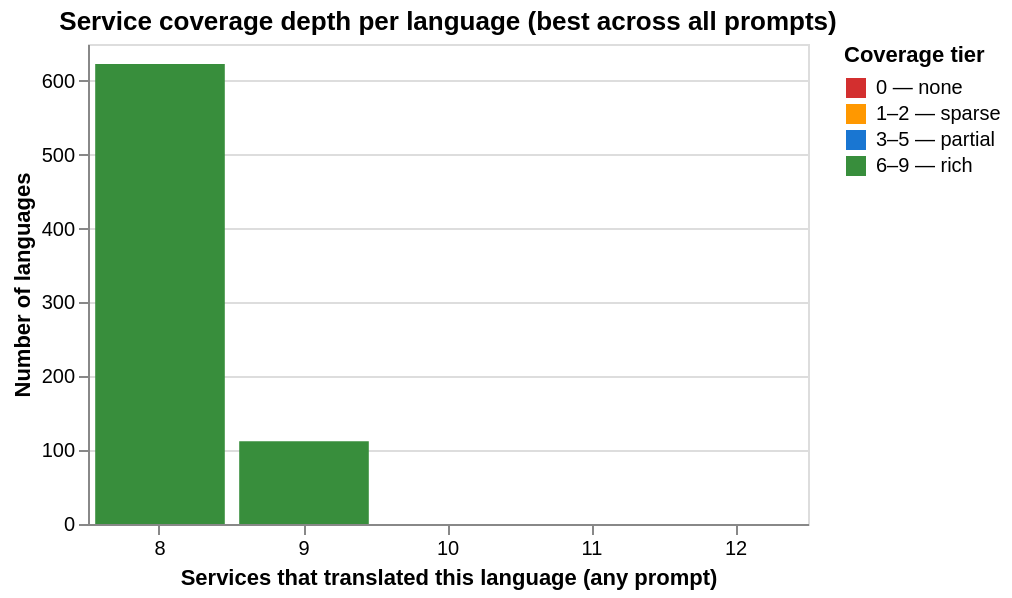

Notebook code for this chart:
### Markdown cell above
### Languages with Zero Coverage

These are the most interesting cases for the paper — languages where the pipeline produced nothing at all. Are they low-resource languages? Script-diverse languages? Languages where 'Digital Humanities' genuinely has no circulation?

### Code cell
term = TARGET_TERMS[0]
df_all = all_dfs[term].copy()
df_all["language_family"] = df_all["language_code"].apply(get_language_family)

all_svc_cols = {**BASELINE_SERVICES, **LLM_SERVICES}
svc_cols = [c for c in all_svc_cols.values() if c in df_all.columns]

# A service "covers" a language if it succeeded in at least one prompt variant
coverage = df_all.groupby("language_code")[svc_cols].agg(lambda x: x.notna().any()).reset_index()
lang_meta = df_all[["language_code", "language_name", "language_family"]].drop_duplicates("language_code")
baseline = coverage.merge(lang_meta, on="language_code")
baseline["n_services"] = baseline[svc_cols].sum(axis=1)

TIERS = {"0 — none": (0,0), "1–2 — sparse": (1,2), "3–5 — partial": (3,5), "6–9 — rich": (6,9)}
def tier(n):
    for label, (lo, hi) in TIERS.items():
        if lo <= n <= hi: return label
    return "other"
baseline["tier"] = baseline["n_services"].apply(tier)

tier_order = list(TIERS.keys())
hist = alt.Chart(baseline).mark_bar().encode(
    x=alt.X("n_services:O", title="Services that translated this language (any prompt)", axis=alt.Axis(labelAngle=0)),
    y=alt.Y("count():Q", title="Number of languages"),
    color=alt.Color("tier:N", sort=tier_order,
        scale=alt.Scale(domain=tier_order, range=["#d32f2f","#ff9800","#1976d2","#388e3c"]),
        title="Coverage tier"),
    tooltip=["n_services:O", "count():Q", "tier:N"],
).properties(width=360, height=240, title="Service coverage depth per language (best across all prompts)")

low_cov = baseline[baseline["n_services"] <= 3][
    ["language_code","language_name","language_family","n_services","tier"]
].sort_values(["n_services","language_family"]).reset_index(drop=True)

print(f"Zero coverage: {(baseline['n_services']==0).sum()} | Sparse (1-3): {((baseline['n_services']>=1)&(baseline['n_services']<=3)).sum()}. Only sparse languages: {low_cov['language_name'].tolist()}")

hist

### Figure 1 — Vega specification as saved in the notebook (floating-point values rounded to 4 significant figures)
{"$schema": "https://vega.github.io/schema/vega/v6.json", "data": [{"name": "source_0", "values": [{"__count": 112, "__count_end": 112.0, "__count_start": 0.0, "n_services": 9, "tier": "6–9 — rich"}, {"__count": 623, "__count_end": 623.0, "__count_start": 0.0, "n_services": 8, "tier": "6–9 — rich"}, {"__count": 41, "__count_end": 41.0, "__count_start": 0.0, "n_services": 11, "tier": "other"}, {"__count": 80, "__count_end": 80.0, "__count_start": 0.0, "n_services": 10, "tier": "other"}, {"__count": 24, "__count_end": 24.0, "__count_start": 0.0, "n_services": 12, "tier": "other"}]}, {"name": "source_0_x_domain_n_services", "values": [{"n_services": 9}, {"n_services": 8}, {"n_services": 11}, {"n_services": 10}, {"n_services": 12}]}], "marks": [{"type": "rect", "name": "marks", "from": {"data": "source_0"}, "encode": {"update": {"y": {"field": "__count_end", "scale": "y"}, "tooltip": {"signal": "{\"n_services\": isValid(datum[\"n_services\"]) ? datum[\"n_services\"] : \"\"+datum[\"n_services\"], \"Count of Records\": format(datum[\"__count\"], \"\"), \"tier\": isValid(datum[\"tier\"]) ? datum[\"tier\"] : \"\"+datum[\"tier\"]}"}, "fill": {"field": "tier", "scale": "color"}, "x": {"field": "n_services", "scale": "x"}, "y2": {"field": "__count_start", "scale": "y"}, "width": {"signal": "max(0.25, bandwidth('x'))"}}}, "style": ["bar"]}], "scales": [{"name": "x", "type": "band", "domain": {"data": "source_0_x_domain_n_services", "field": "n_services", "sort": true}, "range": [0, {"signal": "width"}], "paddingInner": 0.1, "paddingOuter": 0.05}, {"name": "y", "type": "linear", "domain": {"data": "source_0", "fields": ["__count_start", "__count_end"]}, "range": [{"signal": "height"}, 0], "zero": true, "nice": true}, {"name": "color", "type": "ordinal", "domain": ["0 — none", "1–2 — sparse", "3–5 — partial", "6–9 — rich"], "range": ["#d32f2f", "#ff9800", "#1976d2", "#388e3c"]}], "axes": [{"scale": "y", "aria": false, "minExtent": 0, "ticks": false, "domain": false, "orient": "left", "tickCount": {"signal": "ceil(height/40)"}, "gridScale": "x", "grid": true, "zindex": 0, "maxExtent": 0, "labels": false}, {"scale": "x", "grid": false, "title": "Services that translated this language (any prompt)", "zindex": 0, "labelAngle": 0, "orient": "bottom", "labelBaseline": "top"}, {"scale": "y", "tickCount": {"signal": "ceil(height/40)"}, "grid": false, "orient": "left", "labelOverlap": true, "zindex": 0, "title": "Number of languages"}], "title": {"text": "Service coverage depth per language (best across all prompts)", "frame": "group"}, "legends": [{"title": "Coverage tier", "fill": "color", "symbolType": "square"}], "background": "white", "padding": 5, "width": 360, "height": 240, "style": "cell"}
